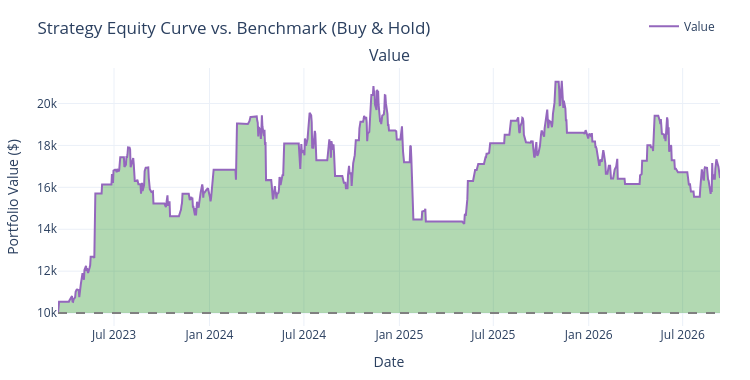

The cell this chart's notebook holds for it:
### Code cell
# 1. Cleanly plot the equity curve subplots (handles both value and benchmark automatically)
fig = portfolio.plot(
    subplots=['value'] # Keeps it cleanly on a single graph without broken layout parameters
)

# 2. Update layout titles for clarity
fig.update_layout(
    title='Strategy Equity Curve vs. Benchmark (Buy & Hold)',
    xaxis_title='Date',
    yaxis_title='Portfolio Value ($)',
    template='plotly_white'
)

# 3. Render the interactive chart
fig.show()

### Figure 1 — Plotly figure (JSON) as saved in the notebook; plotly's stock layout.template omitted (floating-point values rounded to 4 significant figures; data arrays with more than 128 entries replaced by an {"elided": "..."} marker saying what was removed)
{"data": [{"hoverinfo": "skip", "legendgroup": "0", "line": {"color": "rgba(0, 0, 0, 0)", "width": 0}, "opacity": 0, "showlegend": false, "type": "scatter", "uid": "3a6427a1-6449-44b6-aee2-95e644dc373d", "x": {"elided": "877 str values"}, "xaxis": "x", "y": {"elided": "877 int values"}, "yaxis": "y"}, {"connectgaps": false, "fill": "tonexty", "fillcolor": "rgba(0, 128, 0, 0.3)", "hoverinfo": "skip", "legendgroup": "0", "line": {"color": "rgba(0, 0, 0, 0)", "width": 0}, "opacity": 0, "showlegend": false, "type": "scatter", "uid": "3f58443b-6a2b-4eda-9eab-ecf5c705524a", "x": {"elided": "877 str values"}, "xaxis": "x", "y": {"elided": "877 float values"}, "yaxis": "y"}, {"legendgroup": "1", "line": {"color": "#9467bd"}, "name": "Value", "showlegend": true, "type": "scatter", "uid": "041e05c7-5abc-4d4a-8291-14eb3b79c30c", "x": {"elided": "877 str values"}, "xaxis": "x", "y": {"elided": "877 float values"}, "yaxis": "y"}, {"hoverinfo": "skip", "legendgroup": "0", "line": {"color": "rgba(0, 0, 0, 0)", "width": 0}, "opacity": 0, "showlegend": false, "type": "scatter", "uid": "93f441ec-1c3e-42b4-be23-76110d6da580", "x": {"elided": "877 str values"}, "xaxis": "x", "y": {"elided": "877 int values"}, "yaxis": "y"}], "layout": {"annotations": [{"font": {"size": 16}, "showarrow": false, "text": "Value", "x": 0.5, "xanchor": "center", "xref": "paper", "y": 1, "yanchor": "bottom", "yref": "paper"}], "height": 380, "legend": {"orientation": "h", "traceorder": "normal", "x": 1, "xanchor": "right", "y": 1.105, "yanchor": "bottom"}, "margin": {"b": 30, "l": 30, "r": 30, "t": 30}, "shapes": [{"line": {"color": "gray", "dash": "dash"}, "type": "line", "x0": 0, "x1": 1, "xref": "paper", "y0": 10000, "y1": 10000, "yref": "y"}], "showlegend": true, "title": {"text": "Strategy Equity Curve vs. Benchmark (Buy & Hold)"}, "width": 750, "xaxis": {"anchor": "y", "domain": [0, 1], "title": {"text": "Date"}}, "yaxis": {"anchor": "x", "domain": [0, 1], "title": {"text": "Portfolio Value ($)"}}}}
